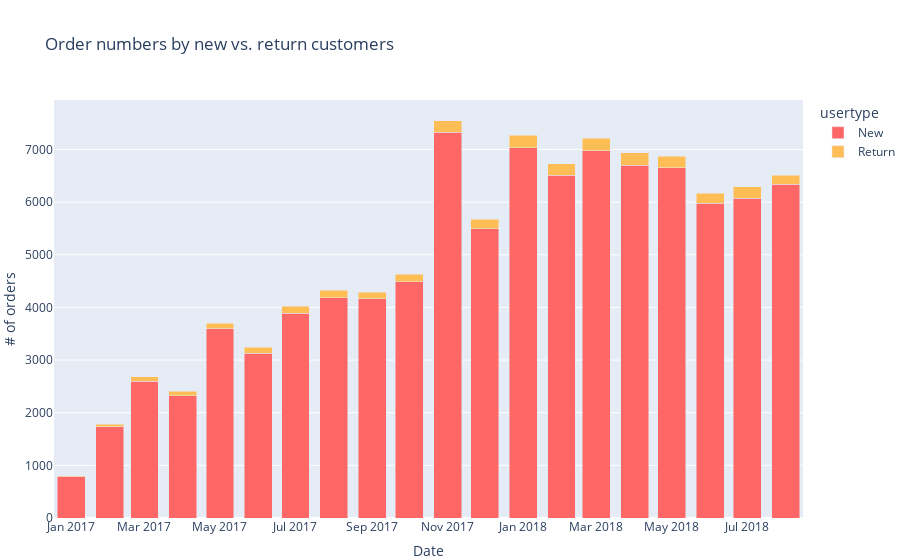

The cell this chart's notebook holds for it:
### Code cell
fig = px.bar(df_order_customer, x='order_purchase_timestamp', y='order_id',
              color="usertype", barmode = 'stack',
              labels={'order_purchase_timestamp':'Date', 'order_id':'# of orders'}, 
              title='Order numbers by new vs. return customers')

fig.update_layout(margin ={'l':50,'b':0,'r':0})

#generate interactive graph in Jupyter Notebook
fig.show()

#generate static graph for GitHub display
#fig.show(renderer="png")

#generate interactive html file
#fig.write_html("visuals/byDate-bar.html")

### Figure 1 — Plotly figure (JSON) as saved in the notebook; plotly's stock layout.template omitted (floating-point values rounded to 4 significant figures)
{"data": [{"alignmentgroup": "True", "hovertemplate": "usertype=New<br>Date=%{x}<br># of orders=%{y}<extra></extra>", "legendgroup": "New", "marker": {"color": "#ff6666", "pattern": {"shape": ""}}, "name": "New", "offsetgroup": "New", "orientation": "v", "showlegend": true, "textposition": "auto", "type": "bar", "x": ["2017-01", "2017-02", "2017-03", "2017-04", "2017-05", "2017-06", "2017-07", "2017-08", "2017-09", "2017-10", "2017-11", "2017-12", "2018-01", "2018-02", "2018-03", "2018-04", "2018-05", "2018-06", "2018-07", "2018-08"], "xaxis": "x", "y": [781, 1733, 2594, 2324, 3591, 3133, 3887, 4189, 4161, 4487, 7329, 5494, 7035, 6509, 6980, 6705, 6651, 5976, 6079, 6337], "yaxis": "y"}, {"alignmentgroup": "True", "hovertemplate": "usertype=Return<br>Date=%{x}<br># of orders=%{y}<extra></extra>", "legendgroup": "Return", "marker": {"color": "#ffbd55", "pattern": {"shape": ""}}, "name": "Return", "offsetgroup": "Return", "orientation": "v", "showlegend": true, "textposition": "auto", "type": "bar", "x": ["2017-01", "2017-02", "2017-03", "2017-04", "2017-05", "2017-06", "2017-07", "2017-08", "2017-09", "2017-10", "2017-11", "2017-12", "2018-01", "2018-02", "2018-03", "2018-04", "2018-05", "2018-06", "2018-07", "2018-08"], "xaxis": "x", "y": [19, 47, 88, 80, 109, 112, 139, 142, 124, 144, 215, 179, 234, 219, 231, 234, 222, 191, 213, 174], "yaxis": "y"}], "layout": {"barmode": "stack", "legend": {"title": {"text": "usertype"}, "tracegroupgap": 0}, "margin": {"b": 0, "l": 50, "r": 0}, "title": {"text": "Order numbers by new vs. return customers"}, "xaxis": {"anchor": "y", "domain": [0, 1], "title": {"text": "Date"}}, "yaxis": {"anchor": "x", "domain": [0, 1], "title": {"text": "# of orders"}}}}
